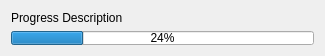
<?xml version="1.0" encoding="UTF-8"?>
<ui version="4.0">
 <class>DlgProgress</class>
 <widget class="QWidget" name="DlgProgress">
  <property name="geometry">
   <rect>
    <x>0</x>
    <y>0</y>
    <width>325</width>
    <height>56</height>
   </rect>
  </property>
  <property name="minimumSize">
   <size>
    <width>325</width>
    <height>56</height>
   </size>
  </property>
  <property name="maximumSize">
   <size>
    <width>325</width>
    <height>56</height>
   </size>
  </property>
  <property name="windowTitle">
   <string>Progress</string>
  </property>
  <layout class="QVBoxLayout" name="verticalLayout">
   <item>
    <widget class="QLabel" name="labelProgressDesc">
     <property name="minimumSize">
      <size>
       <width>0</width>
       <height>0</height>
      </size>
     </property>
     <property name="text">
      <string>Progress Description</string>
     </property>
    </widget>
   </item>
   <item>
    <widget class="QProgressBar" name="progressBar">
     <property name="value">
      <number>24</number>
     </property>
    </widget>
   </item>
  </layout>
 </widget>
 <resources/>
 <connections/>
</ui>
